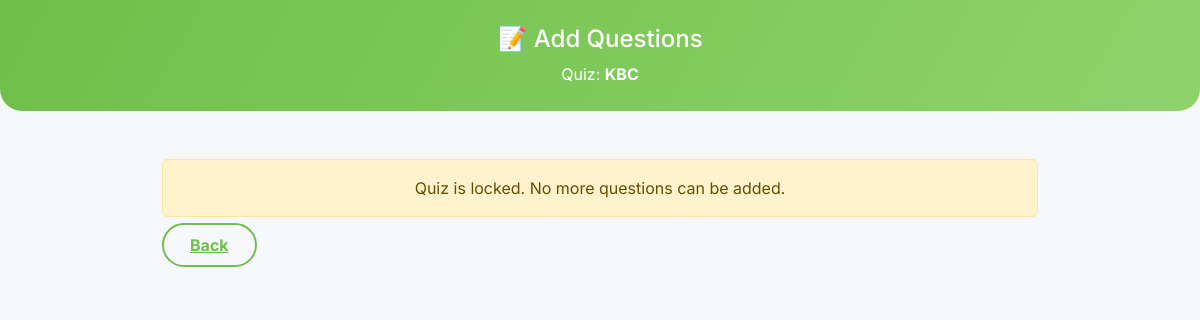
Before: /admin/add-question/1 with the older database file.
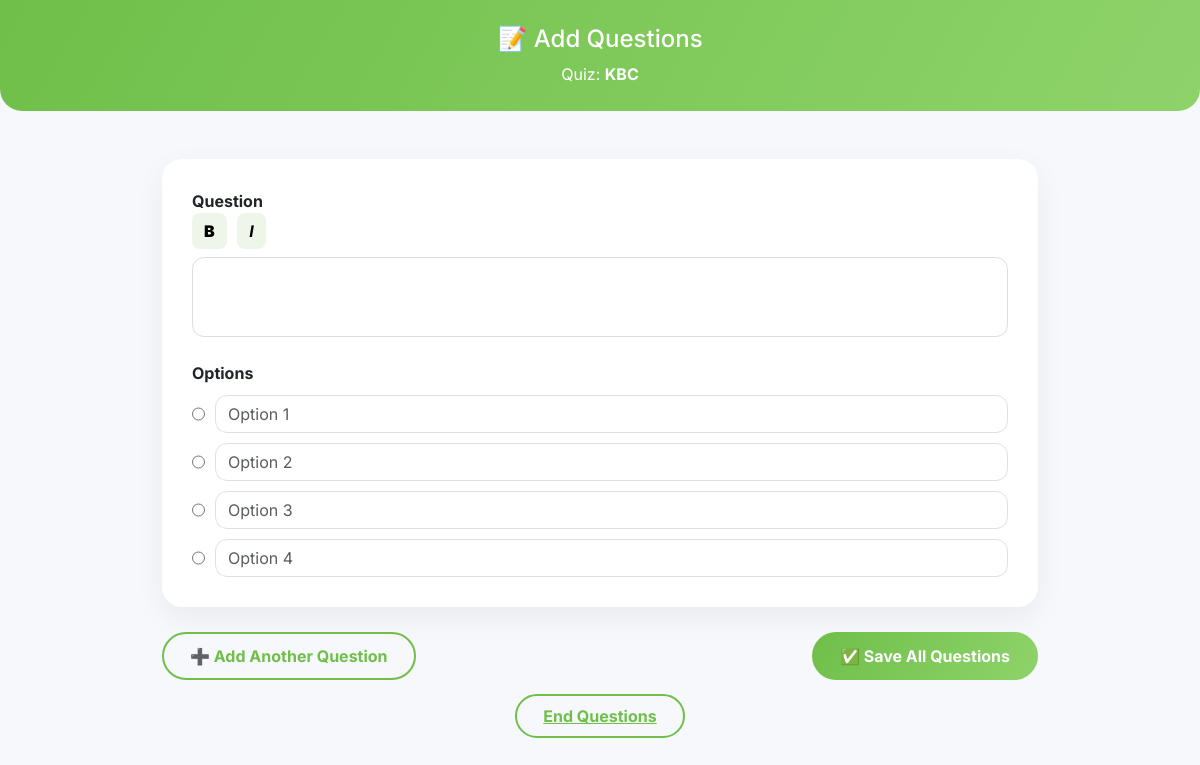
After: the same page with the newer database file.
### app.py (the view, shortened to what this page needs)
@app.route("/admin/add-question/<int:quiz_id>", methods=["GET", "POST"])
def add_question(quiz_id):
    quiz = Quiz.query.get_or_404(quiz_id)
    if quiz.is_active:
        return redirect(url_for("admin_quizzes"))
    return render_template("add_question.html", quiz=quiz)

### templates/add_question.html (shortened to what this page needs)
<!DOCTYPE html>
<html lang="en">
<head>
    <link href="https://cdn.jsdelivr.net/npm/bootstrap@5.3.0/dist/css/bootstrap.min.css" rel="stylesheet">
    <link rel="stylesheet" href="{{ url_for('static', filename='css/add_question.css') }}">
</head>
<body>
<div class="header text-center">
    <h4>📝 Add Questions</h4>
    <p class="mb-0">Quiz: <b>{{ quiz.title }}</b></p>
</div>
<div class="container mt-5 form-wrapper">
{% if quiz.is_locked %}
<div class="alert alert-warning text-center">
    Quiz is locked. No more questions can be added.
</div>
<a href="/admin/quizzes" class="btn-outline-green">Back</a>
{% else %}
<form method="POST">
<div id="questions-container">
    <div class="question-card">
        <label class="fw-bold">Question</label>
        <div class="toolbar mb-2">
            <button type="button" onclick="format('bold')"><b>B</b></button>
            <button type="button" onclick="format('italic')"><i>I</i></button>
        </div>
        <div class="editor" contenteditable="true" oninput="syncQuestion(this)"></div>
        <label class="fw-bold mt-4">Options</label>
        {% for i in range(1,5) %}
        <div class="option">
            <input type="radio" name="answer_0" value="{{ i }}" required>
            <input type="text" name="option{{ i }}_0" class="form-control" placeholder="Option {{ i }}" required>
        </div>
        {% endfor %}
    </div>
</div>
<div class="d-flex justify-content-between mt-4">
    <button type="button" onclick="addQuestion()" class="btn-outline-green">➕ Add Another Question</button>
    <button class="btn-green">✅ Save All Questions</button>
</div>
</form>
<div class="text-center mt-4">
    <a href="/admin/end-questions/{{ quiz.id }}" onclick="return confirm('Lock this quiz?')" class="btn-outline-green">
        End Questions
    </a>
</div>
{% endif %}
</div>
</body>
</html>

Changed rows visible on the page:
changed Quiz "KBC": is_locked True → False (drawn)
Other visible differences:
text no longer shown: "Quiz is locked. No more questions can be added. Back"
text now shown: "Question B I Options ➕ Add Another Question ✅ Save All Questions End Questions"
new list line: "☐ Option 1"
new list line: "☐ Option 2"
new list line: "☐ Option 3"
new list line: "☐ Option 4"
